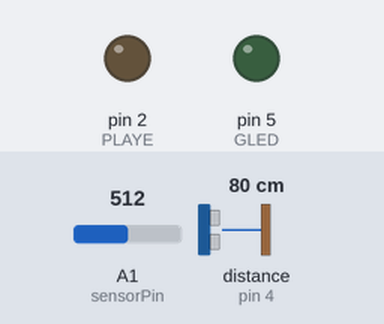
The sketch below on a simulated Arduino Uno, built with avr-gcc and run on an emulated ATmega328P. Shown: output pins drawn as LEDs (lit = HIGH). Wiring (inferred from the names in the program): ultrasonic range finder: trigger pin 3; echo pin 4. The test bench sets the inputs (shaded band); at power-on: distance to the obstacle (sensor on pin 4) 80 cm, A1 (sensorPin) = 512. The echo pulse lasts 58.3 µs per cm; pins used as bus, display or sensor lines are not drawn.

Above: at 2.8 s.
2.9 s: distance to the obstacle (sensor on pin 4) set to 43 cm
5.6 s: distance to the obstacle (sensor on pin 4) set to 36 cm
At 6.8 s:
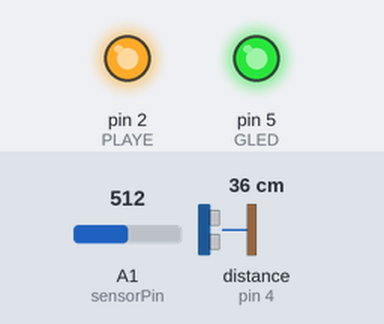
Timing chart, 0 to 12.5 s (numbered marks = the images above; inputs shaded):
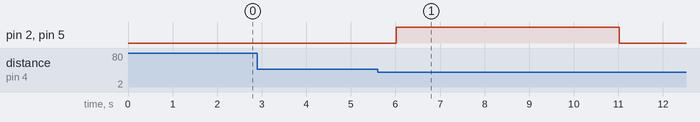

Measured:
- the behaviour switches between 41 and 40 cm on distance to the obstacle (sensor on pin 4) (found by bisection; images 0 and 1)
- after the input at 2.9 s, every drawn part: stays the same
- after the input at 5.6 s, pin 2 (PLAYE), pin 5 (GLED): LOW → HIGH after 0.42 s, → LOW 5.0 s later

The sketch:

Motion_Detecting_Voice_Memo.ino
```cpp
#define sensorPin A1 // select the input pin for LDR
#define PLAYE 2 //attach pin D2 Arduino to PLAY-E pin of HC-SR04
#define trigPin 3 //attach pin D4 Arduino to pin Trig of HC-SR04
#define echoPin 4 // attach pin D3 Arduino to pin Echo of HC-SR04
#define GLED 5 //attach for green activation LED

int lightValue = 0; // variable to store the value coming from the sensor
long duration; // variable for the duration of sound wave travel
int distance; // variable for the distance measurement

void setup() {
  pinMode(trigPin, OUTPUT); // Sets the trigPin as an OUTPUT
  pinMode(echoPin, INPUT); // Sets the echoPin as an INPUT
  pinMode(PLAYE, OUTPUT); // Sets PLAY-E pin as OUTPUT
  pinMode(GLED, OUTPUT); // Sets GLED pin as OUTPUT
  //Serial.begin(9600); // // Serial Communication is starting with 9600 of baudrate speed
}

void loop() {
  lightValue = analogRead(sensorPin); // read the value from the sensor
  Serial.println(lightValue);

  while (lightValue < 100)
  { delay(3600000);
    lightValue = analogRead(sensorPin); // read the value from the sensor
    //Serial.println(lightValue);
  }

  // Light detected so while loop escaped - Begins motion detection
  // Clears the trigPin
  digitalWrite(trigPin, LOW);
  delayMicroseconds(10);
  // Sets the trigPin on HIGH state for 10 micro seconds
  digitalWrite(trigPin, HIGH);
  delayMicroseconds(10);
  digitalWrite(trigPin, LOW);
  // Reads the echoPin, returns the sound wave travel time in microseconds
  duration = pulseIn(echoPin, HIGH);
  // Calculating the distance
  distance = duration * 0.034 / 2;
  // Prints the distance on the Serial Monitor
  //Serial.print("Distance: ");
  //Serial.println(distance);

  if (distance < 40) {
    digitalWrite(PLAYE, HIGH);
    digitalWrite(GLED, HIGH);
    delay(5000);
    digitalWrite(PLAYE, LOW);
    digitalWrite(GLED, LOW);
    delay(10000);
  }
  delay(2000);
}
```
